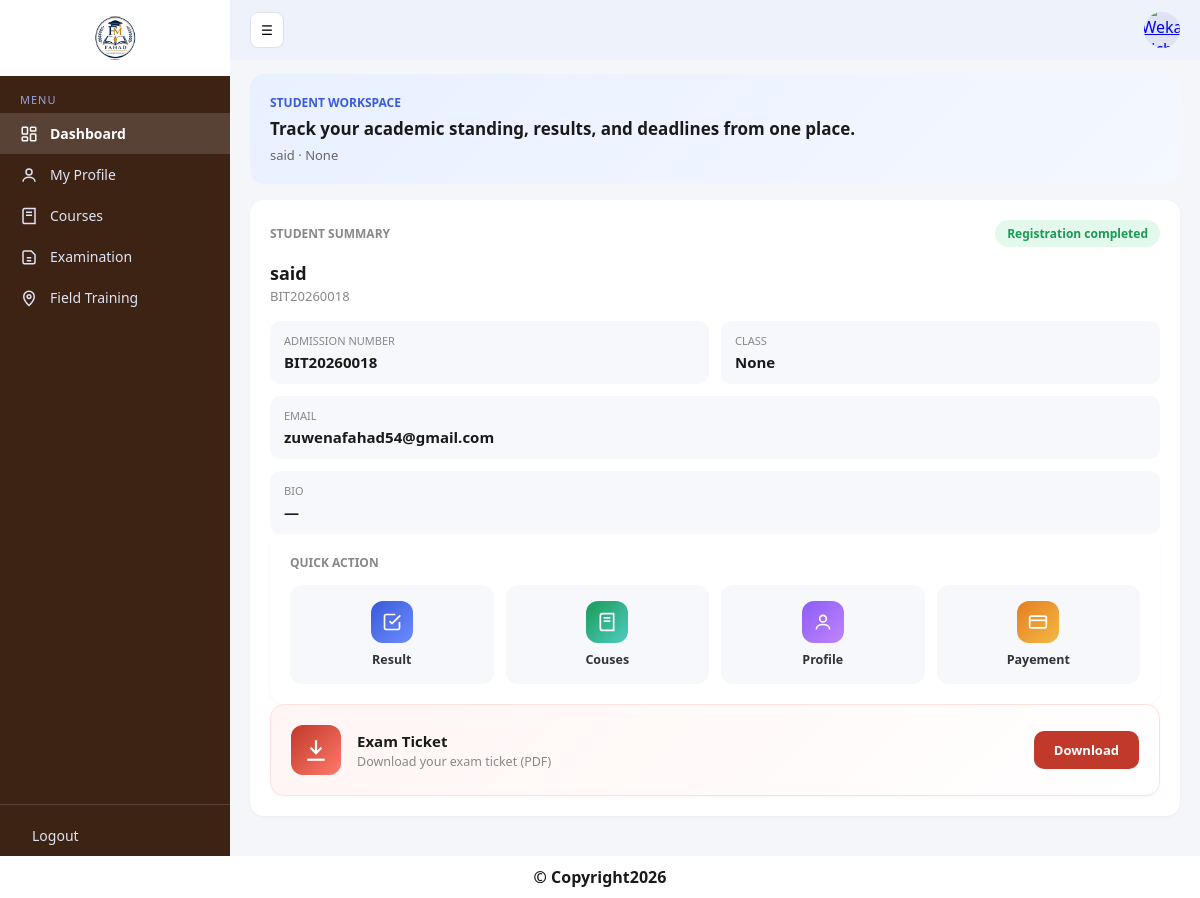
Page /dashboard/ (signed in) on the committed database.
### mysite_app/models.py (models this page shows, shortened)
class StudentProfile(models.Model):
    user = models.ForeignKey(
        User,
        on_delete=models.CASCADE
    )
    admission_number = models.CharField(max_length=50, blank=True, null=True)
    student_class = models.CharField(max_length=50, blank=True, null=True)
    email = models.EmailField()
    is_paid = models.BooleanField(default=False)
    is_verified = models.BooleanField(default=False)

class Profile(models.Model):
    user = models.OneToOneField(
        User,
        on_delete=models.CASCADE
    )
    profile_picture = models.ImageField(
        upload_to='profile_pics/',
        default='default.png'
    )
    bio = models.TextField(blank=True)

### mysite_app/views.py (the view)
# urls.py: path('dashboard/', views.dashboard, name='dashboard'),
@login_required
def dashboard(request):
    profile, created= Profile.objects.get_or_create(user=request.user)
    student, created= StudentProfile.objects.get_or_create(user=request.user)
    return render(request, 'dashboard.html',{'profile':profile, 'student': student,})

### mysite_app/templates/dashboard.html (shortened to what this page needs)
{% load static %}
<!DOCTYPE html>
<html lang="sw">
<head>
</head>
<body>
<div class="app">
  <div class="sidebar" id="sidebar">
    <div class="sidebar-logo">
      <img src="{% static 'lo.jpg' %}" alt="Logo">
    </div>
    <div class="menu-label">MENU</div>
    <a href="{% url 'dashboard' %}" class="nav-item active">
  <svg width="18" height="18" viewBox="0 0 24 24" fill="none" stroke="currentColor" stroke-width="2"><rect x="3" y="3" width="7" height="9" rx="1"/><rect x="14" y="3" width="7" height="5" rx="1"/><rect x="14" y="12" width="7" height="9" rx="1"/><rect x="3" y="16" width="7" height="5" rx="1"/></svg>
  <span>Dashboard</span>
</a>
<a href="{% url 'profile' %}" class="nav-item">
  <svg width="18" height="18" viewBox="0 0 24 24" fill="none" stroke="currentColor" stroke-width="2"><circle cx="12" cy="8" r="4"/><path d="M4 21c0-4 4-6 8-6s8 2 8 6"/></svg>
  <span>My Profile</span>
</a>
<a href="{% url 'Courses' %}" class="nav-item">
  <svg width="18" height="18" viewBox="0 0 24 24" fill="none" stroke="currentColor" stroke-width="2"><path d="M4 19.5V4.5A2.5 2.5 0 0 1 6.5 2H20v20H6.5A2.5 2.5 0 0 1 4 19.5z"/><line x1="8" y1="7" x2="16" y2="7"/><line x1="8" y1="11" x2="16" y2="11"/></svg>
  <span>Courses</span>
</a>
<a href="{% url 'grader' %}" class="nav-item">
  <svg width="18" height="18" viewBox="0 0 24 24" fill="none" stroke="currentColor" stroke-width="2"><path d="M4 19V6a2 2 0 0 1 2-2h9l5 5v10a2 2 0 0 1-2 2H6a2 2 0 0 1-2-2z"/><line x1="9" y1="13" x2="15" y2="13"/><line x1="9" y1="17" x2="15" y2="17"/></svg>
  <span>Examination</span>
</a>
<a href="{% url 'field_training_hub' %}" class="nav-item">
  <svg width="18" height="18" viewBox="0 0 24 24" fill="none" stroke="currentColor" stroke-width="2"><path d="M12 22s7-6.5 7-12a7 7 0 0 0-14 0c0 5.5 7 12 7 12z"/><circle cx="12" cy="10" r="2.5"/></svg>
  <span>Field Training</span>
</a>
    <div class="sidebar-help">
      <a href="{% url 'login' %}" class="nav-item"><span>Logout</span></a>
    </div>
  </div>
  <div class="main">
    <div class="topbar">
      <button class="toggle-btn" onclick="toggleSidebar()">☰</button>
      <div class="avatar">
        {% if profile.profile_picture and profile.profile_picture.url != '/media/default.png' %}
          <img src="{{ profile.profile_picture.url }}" alt="Profile">
        {% else %}
          <a href="{% url 'edit_profile' %}">
            <img src="{% static 'default-avatar.png' %}" alt="Weka picha">
          </a>
        {% endif %}
      </div>
    </div>
    <div class="content">
      <div class="card-hero">
        <div class="eyebrow">STUDENT WORKSPACE</div>
        <div class="hero-title">Track your academic standing, results, and deadlines from one place.</div>
        <div class="hero-sub">{{ user.get_full_name|default:user.username }} &middot; {{ student.student_class }}</div>
      </div>
      <div class="card">
        <div class="summary-top">
          <div class="section-label">STUDENT SUMMARY</div>
          {% if student.is_verified %}
            <div class="badge ok">Registration completed</div>
          {% else %}
            <div class="badge locked">Pending verification</div>
          {% endif %}
        </div>
        {% if student.is_paid and student.is_verified %}
          <div class="name-title">{{ user.get_full_name|default:user.username }}</div>
          <div class="id-sub">{{ student.admission_number }}</div>
          <div class="grid2">
            <div class="field-box">
              <div class="flabel">ADMISSION NUMBER</div>
              <div class="fvalue">{{ student.admission_number }}</div>
            </div>
            <div class="field-box">
              <div class="flabel">CLASS</div>
              <div class="fvalue">{{ student.student_class }}</div>
            </div>
            <div class="field-box wide">
              <div class="flabel">EMAIL</div>
              <div class="fvalue">{{ student.email }}</div>
            </div>
            <div class="field-box wide">
              <div class="flabel">BIO</div>
              <div class="fvalue">{{ profile.bio|default:"—" }}</div>
            </div>
          </div>
<div class="card">
  <div class="section-label">QUICK ACTION</div>
  <div class="quick-grid">
    <a href="{% url 'results' %}" class="quick-item">
      <div class="quick-icon blue">
        <svg width="20" height="20" viewBox="0 0 24 24" fill="none" stroke="currentColor" stroke-width="2"><path d="M9 11l3 3L22 4"/><path d="M21 12v7a2 2 0 0 1-2 2H5a2 2 0 0 1-2-2V5a2 2 0 0 1 2-2h11"/></svg>
      </div>
      <span>Result</span>
    </a>
    <a href="{% url 'Courses' %}" class="quick-item">
      <div class="quick-icon green">
        <svg width="20" height="20" viewBox="0 0 24 24" fill="none" stroke="currentColor" stroke-width="2"><path d="M4 19.5V4.5A2.5 2.5 0 0 1 6.5 2H20v20H6.5A2.5 2.5 0 0 1 4 19.5z"/><line x1="8" y1="7" x2="16" y2="7"/><line x1="8" y1="11" x2="16" y2="11"/></svg>
      </div>
      <span>Couses</span>
    </a>
    <a href="{% url 'edit_profile' %}" class="quick-item">
      <div class="quick-icon purple">
        <svg width="20" height="20" viewBox="0 0 24 24" fill="none" stroke="currentColor" stroke-width="2"><circle cx="12" cy="8" r="4"/><path d="M4 21c0-4 4-6 8-6s8 2 8 6"/></svg>
      </div>
      <span>Profile</span>
    </a>
    <a href="{% url 'payment' %}" class="quick-item">
      <div class="quick-icon orange">
        <svg width="20" height="20" viewBox="0 0 24 24" fill="none" stroke="currentColor" stroke-width="2"><rect x="2" y="5" width="20" height="14" rx="2"/><line x1="2" y1="10" x2="22" y2="10"/></svg>
      </div>
      <span>Payement</span>
    </a>
  </div>
</div>
 <div class="card ticket-card">
        <div class="ticket-icon">
          <svg width="26" height="26" viewBox="0 0 24 24" fill="none" stroke="currentColor" stroke-width="2"><path d="M12 3v12"/><path d="M7 10l5 5 5-5"/><path d="M4 21h16"/></svg>
        </div>
        <div class="ticket-info">
          <div class="ticket-title">Exam Ticket</div>
          <div class="ticket-sub">Download your exam ticket (PDF)</div>
        </div>
        <a href="{% url 'exam_ticket_download' %}" class="ticket-btn">Download</a>
      </div>
        {% endif %}
      </div>
    </div>
  </div>
</div>
<footer>
  <p>© Copyright2026</p>
</footer>
</body>
</html>

### mysite_app/templates/dashboard.html (style rules this page uses)
* { margin:0; padding:0; box-sizing:border-box; font-family:'Segoe UI', Arial, sans-serif; }
body { background:#f4f6fa; color:#1a1a1a; }
.app { display:flex; min-height:100vh; }
.sidebar { width:230px; background:#3D2314; color:#dfe3f5; display:flex; flex-direction:column; flex-shrink:0; transition:width .25s; }
.sidebar-logo { display:flex; align-items:center; justify-content:center; padding:16px 0; background:#fff; }
.sidebar-logo img { width:44px; height:44px; object-fit:contain; border-radius:50%; }
.menu-label { font-size:11px; letter-spacing:1px; color:#9aa3d6; padding:16px 20px 6px; }
.nav-item { display:flex; align-items:center; gap:12px; padding:11px 20px; color:#dfe3f5; text-decoration:none; font-size:14px; white-space:nowrap; }
.nav-item.active { background:rgba(255,255,255,.14); color:#fff; font-weight:600; }
.sidebar-help { margin-top:auto; border-top:1px solid rgba(255,255,255,.15); padding-top:10px; }
.main { flex:1; display:flex; flex-direction:column; min-width:0; }
.topbar { display:flex; align-items:center; justify-content:space-between; background:#eef2fb; padding:12px 20px; }
.toggle-btn { background:#fff; border:1px solid #dde1ef; border-radius:8px; padding:8px 10px; cursor:pointer; }
.avatar { width:36px; height:36px; border-radius:50%; overflow:hidden; background:#dfe3f5; display:flex; align-items:center; justify-content:center; }
.avatar img { width:100%; height:100%; object-fit:cover; }
.content { padding:14px 20px 40px; display:flex; flex-direction:column; gap:16px; }
.card { background:#fff; border-radius:14px; padding:20px; box-shadow:0 1px 3px rgba(0,0,0,.04); }
.card-hero { background:linear-gradient(135deg,#e9f0ff,#f4f8ff); border-radius:14px; padding:20px; }
.eyebrow { font-size:12px; font-weight:700; color:#3a5bd9; margin-bottom:6px; }
.hero-title { font-size:17px; font-weight:700; margin-bottom:6px; }
.hero-sub { font-size:13px; color:#666; }
.summary-top { display:flex; align-items:center; justify-content:space-between; margin-bottom:14px; }
.badge { font-size:12px; font-weight:600; padding:5px 12px; border-radius:20px; }
.badge.ok { background:#e3f9ec; color:#1a9a55; }
.section-label { font-size:12px; color:#888; font-weight:600; }
.name-title { font-size:18px; font-weight:700; margin:4px 0 2px; }
.id-sub { font-size:13px; color:#888; margin-bottom:16px; }
.grid2 { display:grid; grid-template-columns:1fr; gap:12px; }
@media (min-width:480px) { .grid2 { grid-template-columns:1fr 1fr; } }
.field-box { background:#f7f8fb; border-radius:10px; padding:12px 14px; }
.field-box.wide { grid-column:1/-1; }
.flabel { font-size:11px; color:#888; margin-bottom:4px; }
.fvalue { font-size:15px; font-weight:700; }
.quick-grid { display:grid; grid-template-columns:repeat(2,1fr); gap:12px; margin-top:14px; }
@media (min-width:480px) { .quick-grid { grid-template-columns:repeat(4,1fr); } }
.quick-item { display:flex; flex-direction:column; align-items:center; gap:8px; padding:16px 8px; border-radius:12px; background:#f7f8fb; text-decoration:none; color:#333; font-size:12.5px; font-weight:600; transition:transform .15s ease, background .15s ease; }
.quick-icon { width:42px; height:42px; border-radius:12px; display:flex; align-items:center; justify-content:center; color:#fff; }
.quick-icon.blue { background:linear-gradient(135deg,#3a5bd9,#6c8cff); }
.quick-icon.green { background:linear-gradient(135deg,#1a9a55,#4ecdc4); }
.quick-icon.purple { background:linear-gradient(135deg,#8b5cf6,#c084fc); }
.quick-icon.orange { background:linear-gradient(135deg,#e67e22,#f4b942); }
.ticket-card { display:flex; align-items:center; gap:16px; background:linear-gradient(135deg,#fff5f4,#fff); border:1px solid #ffe0dc; }
.ticket-icon { width:50px; height:50px; border-radius:12px; flex-shrink:0; background:linear-gradient(135deg,#c0392b,#ff7a6b); color:#fff; display:flex; align-items:center; justify-content:center; }
.ticket-info { flex:1; min-width:0; }
.ticket-title { font-size:15px; font-weight:700; color:#1a1a1a; }
.ticket-sub { font-size:12.5px; color:#888; margin-top:2px; }
.ticket-btn { background:#c0392b; color:#fff; padding:10px 20px; border-radius:10px; text-decoration:none; font-size:13px; font-weight:700; flex-shrink:0; }
p { text-align: center; background-color: white; font-weight: bold; padding: 10px 12px; }

### rows in the picture
StudentProfile: student_class "None", admission_number "BIT20260018", email "zuwenafahad54@gmail.com"
Profile: bio "—"

### other values in the picture
{{ user.get_full_name|default:user.username }} "said"
